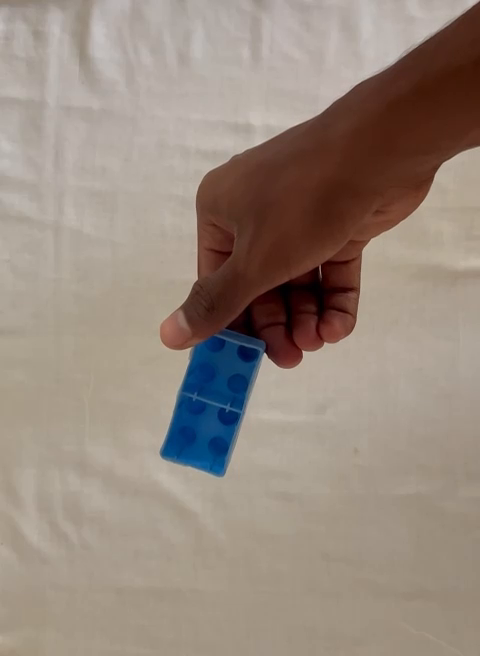
#> input picture frame 94 of DATASET/blue_block.mp4, 480 x 656 px
$ python extract_frames.py   (older library calls are emulated)
#> lines starting #> are read from the running program, lines starting #| are printed output that depends on the picture; after the words box and inside, x2 and y2 are one past the last pixel; in counts of white or black regions, pixels touching at a corner belong together
"""
Frame extraction script for Block Assembly dataset videos.
Extracts frames from all 12 dataset videos in DATASET/ with Laplacian blur filtering,
plastic-color visibility validation, and temporal 80/20 train/val partitioning.

Usage:
    python extract_frames.py                  # Auto-extracts from all 12 dataset videos
    python extract_frames.py --fps 4.0        # Custom extraction frame rate (default: 4.0)
    python extract_frames.py --blur_thresh 25 # Set custom blur threshold
"""

import os
import argparse
import cv2
import numpy as np

from block_config import (
    VIDEOS_DIR,
    EXTRACTED_DIR,
    VIDEO_MAPPING,
    BLOCK_CLASSES,
    ASSEMBLY_STATES,
)


def is_blurry(gray_frame, threshold=20.0):
    """Calculates Laplacian variance. Low variance indicates motion blur."""
    if threshold <= 0:
        return False
    var = cv2.Laplacian(gray_frame, cv2.CV_64F).var()
    return var < threshold


def has_block_content(frame, min_area=350):
    """
    Checks if at least one colored plastic block is visible.
    Eliminates frames where hands completely occlude the object or the block is out of frame.
    """
    b, g, r = cv2.split(frame)
    hsv = cv2.cvtColor(frame, cv2.COLOR_BGR2HSV)
    h, s, v = cv2.split(hsv)

    blue = (b > 70) & (b > 1.15 * r.astype(np.float32)) & (h >= 90) & (h <= 135) & (s > 50)
    green = (g > 65) & (g > 1.15 * r.astype(np.float32)) & (h >= 35) & (h <= 85) & (s > 50)
    red = (r > 95) & (r > 1.50 * g.astype(np.float32)) & ((h <= 14) | (h >= 166)) & (s > 100)
    yellow = (r > 95) & (g > 75) & (r > 1.35 * b.astype(np.float32)) & (h >= 15) & (h <= 35) & (s > 85)

    mask = (blue | green | red | yellow).astype(np.uint8) * 255
    cnts, _ = cv2.findContours(mask, cv2.RETR_EXTERNAL, cv2.CHAIN_APPROX_SIMPLE)
    return any(cv2.contourArea(c) > min_area for c in cnts)


def clean_existing_frames(target_dir):
    """Removes previously extracted vid_* frames from target directory."""
    if not os.path.exists(target_dir):
        os.makedirs(target_dir, exist_ok=True)
        return 0

    removed = 0
    for f in os.listdir(target_dir):
        if f.startswith("vid_") and f.lower().endswith((".jpg", ".jpeg", ".png")):
            os.remove(os.path.join(target_dir, f))
            removed += 1
    return removed


def extract_from_video(
    video_path,
    target_category,
    is_part_video=False,
    fps=4.0,
    blur_thresh=20.0,
    val_split=0.20,
    check_visibility=True,
    clean_old=True,
):
    """
    Extracts frames from a single video, filtering blur and applying temporal train/val split.
    """
    if not os.path.exists(video_path):
        print(f"  [ERROR] Video file not found: {video_path}")
        return None

    subfolder = "parts" if is_part_video else "states"
    out_dir = os.path.join(EXTRACTED_DIR, subfolder, target_category)
    os.makedirs(out_dir, exist_ok=True)

    if clean_old:
        num_cleaned = clean_existing_frames(out_dir)
        if num_cleaned > 0:
            print(f"  [INFO] Cleaned {num_cleaned} old video frames from '{out_dir}'")

    cap = cv2.VideoCapture(video_path)
    if not cap.isOpened():
        print(f"  [ERROR] Could not open video: {video_path}")
        return None

    video_fps = cap.get(cv2.CAP_PROP_FPS) or 30.0
    total_frames = int(cap.get(cv2.CAP_PROP_FRAME_COUNT))
    duration_sec = total_frames / video_fps if total_frames > 0 else 0

    step = max(1, int(round(video_fps / fps)))
    split_frame = int(total_frames * (1.0 - val_split))

    print(f"\nProcessing '{os.path.basename(video_path)}' -> {subfolder}/{target_category}")
    print(f"  Video: {total_frames} frames ({duration_sec:.1f}s) @ {video_fps:.1f} fps")
    print(f"  Sampling rate: every {step} frames (~{video_fps / step:.1f} fps)")
    print(f"  Temporal Split: frames 0..{split_frame-1} -> TRAIN, {split_frame}..{total_frames} -> VAL")

    frame_idx = 0
    saved_train = 0
    saved_val = 0
    skipped_blur = 0
    skipped_visibility = 0

    while True:
        ret, frame = cap.read()
        if not ret:
            break

        if frame_idx % step == 0:
            gray = cv2.cvtColor(frame, cv2.COLOR_BGR2GRAY)

            # 1. Blur Check
            if is_blurry(gray, blur_thresh):
                skipped_blur += 1
                frame_idx += 1
                continue

            # 2. Block Visibility Check
            if check_visibility and not has_block_content(frame):
                skipped_visibility += 1
                frame_idx += 1
                continue

            # 3. Temporal train/val assignment
            split_tag = "train" if frame_idx < split_frame else "val"
            fname = f"vid_{split_tag}_{frame_idx:06d}.jpg"
            save_path = os.path.join(out_dir, fname)
            cv2.imwrite(save_path, frame)

            if split_tag == "train":
                saved_train += 1
            else:
                saved_val += 1

        frame_idx += 1

    cap.release()

    print(f"  Results: {saved_train} train frames, {saved_val} val frames saved.")
    print(f"  Filtered out: {skipped_blur} blurry, {skipped_visibility} without visible blocks.")
    return {
        "target": target_category,
        "type": subfolder,
        "train": saved_train,
        "val": saved_val,
        "blurry": skipped_blur,
        "no_block": skipped_visibility,
    }


def main():
    parser = argparse.ArgumentParser(description="Extract video frames for Block Assembly inspection.")
    parser.add_argument("--videos_dir", type=str, default=VIDEOS_DIR, help="Folder containing dataset videos")
    parser.add_argument("--fps", type=float, default=4.0, help="Target extraction FPS (default: 4.0)")
    parser.add_argument(
        "--blur_thresh",
        type=float,
        default=20.0,
        help="Laplacian variance blur threshold (default: 20.0)",
    )
    parser.add_argument(
        "--val_split",
        type=float,
        default=0.20,
        help="Fraction of video duration reserved for validation (default: 0.20)",
    )
    parser.add_argument(
        "--no_clean",
        action="store_true",
        help="Do not delete old frames before extracting",
    )

    args = parser.parse_args()

    if not os.path.exists(args.videos_dir):
        print(f"[ERROR] Videos directory '{args.videos_dir}' does not exist.")
        return

    available_videos = [f for f in os.listdir(args.videos_dir) if f.lower().endswith((".mp4", ".mov", ".avi", ".mkv"))]
    print(f"Found {len(available_videos)} video files in '{args.videos_dir}'. Starting extraction...\n")

    results = []
    for vname in sorted(available_videos):
        vpath = os.path.join(args.videos_dir, vname)
        info = VIDEO_MAPPING.get(vname)
        if not info:
            print(f"[WARNING] Skipping unmapped video: {vname}")
            continue

        is_part = info["type"] == "part"
        target_name = info["target"]

        res = extract_from_video(
            video_path=vpath,
            target_category=target_name,
            is_part_video=is_part,
            fps=args.fps,
            blur_thresh=args.blur_thresh,
            val_split=args.val_split,
            clean_old=not args.no_clean,
        )
#> in extract_from_video, frame is the input picture: shape (656, 480, 3); mean B, G, R 125.9, 137.1, 151.5
#> in extract_from_video, `gray = cv2.cvtColor(frame, cv2.COLOR_BGR2GRAY)`:
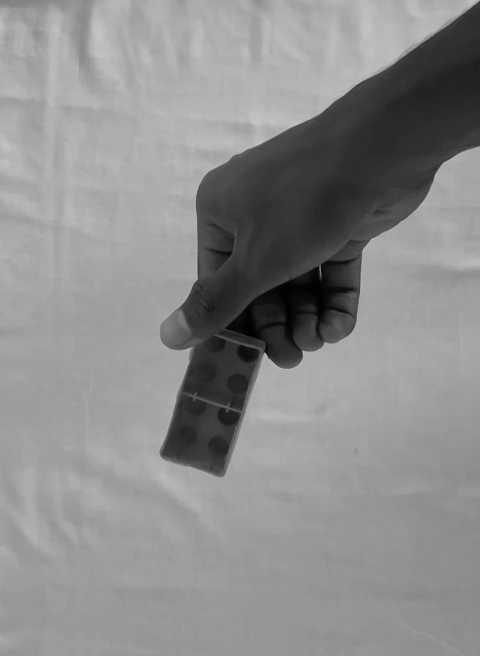
#> gray: shape (656, 480); min 0, max 198, mean 140.1
#> in is_blurry, `var = cv2.Laplacian(gray_frame, cv2.CV_64F).var()`: var = 37.17
#> in has_block_content, `b, g, r = cv2.split(frame)`:
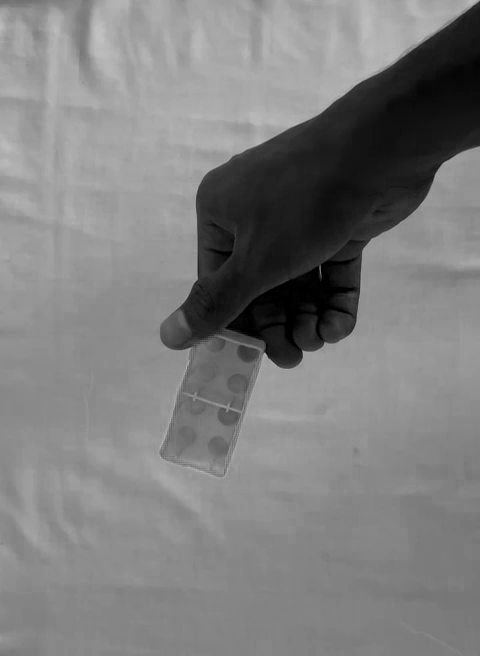
#> b: shape (656, 480); min 0, max 193, mean 125.9
#> in has_block_content, `hsv = cv2.cvtColor(frame, cv2.COLOR_BGR2HSV)`: hsv: shape (656, 480, 3); mean H, S, V 17.9, 65.3, 154.3
#> in has_block_content, `h, s, v = cv2.split(hsv)`:
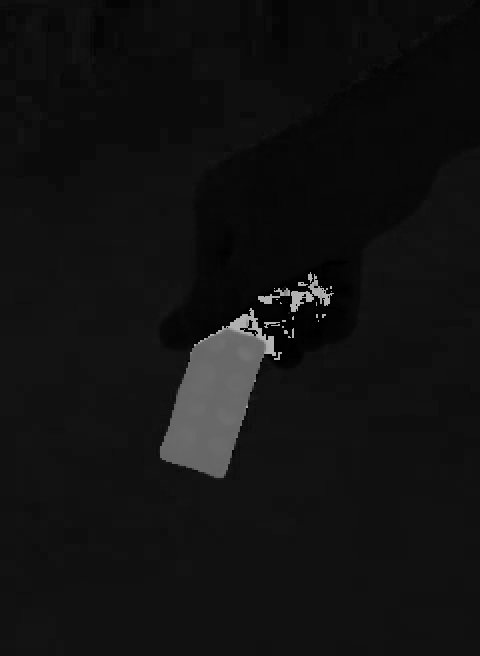
#> h: shape (656, 480); min 0, max 179, mean 17.9
#> in has_block_content, `h, s, v = cv2.split(hsv)`:
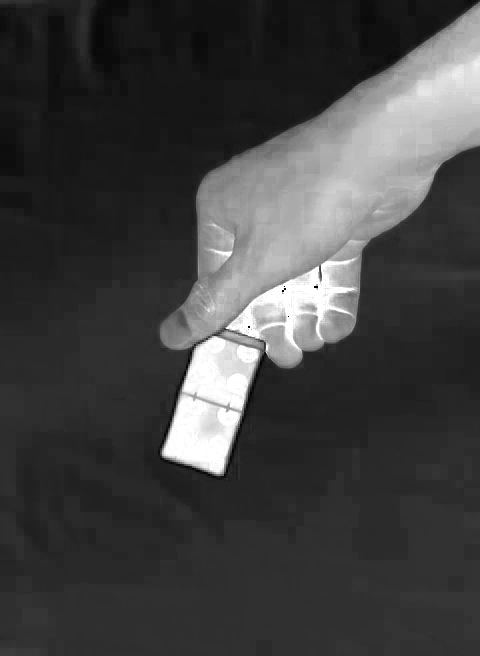
#> s: shape (656, 480); min 0, max 255, mean 65.3
#> in has_block_content, `h, s, v = cv2.split(hsv)`:
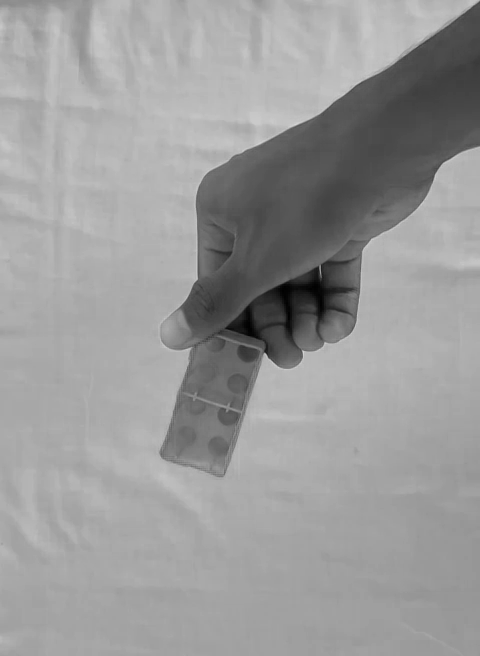
#> v: shape (656, 480); min 0, max 213, mean 154.3
#> in has_block_content, `blue = (b > 70) & (b > 1.15 * r.astype(np.float32)) & (h >= 90) & (h <..`:
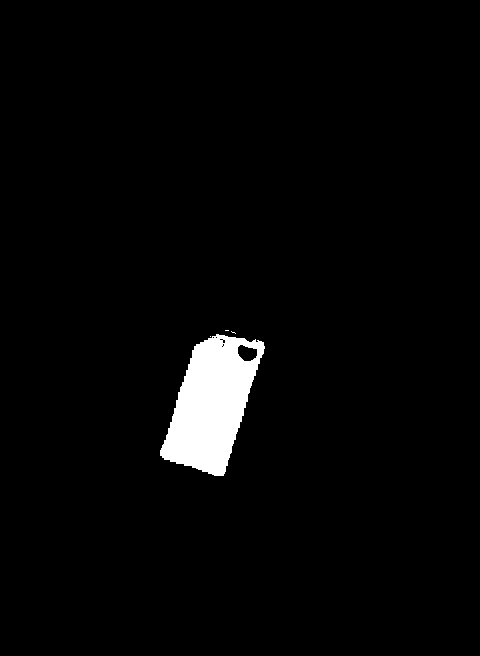
#> blue: shape (656, 480) bool; 2.8% white; 4 white regions (3 under 20 px), largest, box (x1, y1, x2, y2) and area: (160, 334, 265, 476) 8785
#> in has_block_content, `green = (g > 65) & (g > 1.15 * r.astype(np.float32)) & (h >= 35) & (h ..`: green: shape (656, 480) bool; every value is 0
#> in has_block_content, `red = (r > 95) & (r > 1.50 * g.astype(np.float32)) & ((h <= 14) | (h >..`: red: shape (656, 480) bool; 2.5% white; 29 white regions (24 under 20 px), largest, box (x1, y1, x2, y2) and area: (274, 182, 432, 351) 4387, (198, 142, 288, 279) 2397, (162, 320, 204, 349) 668, (278, 354, 302, 368) 213, (233, 239, 237, 254) 21
#> in has_block_content, `yellow = (r > 95) & (g > 75) & (r > 1.35 * b.astype(np.float32)) & (h ..`: yellow: shape (656, 480) bool; 0% white in thin lines or dots, all inside (x1, y1, x2, y2) = (181, 305, 182, 306)
#> in has_block_content, `mask = (blue | green | red | yellow).astype(np.uint8) * 255`:
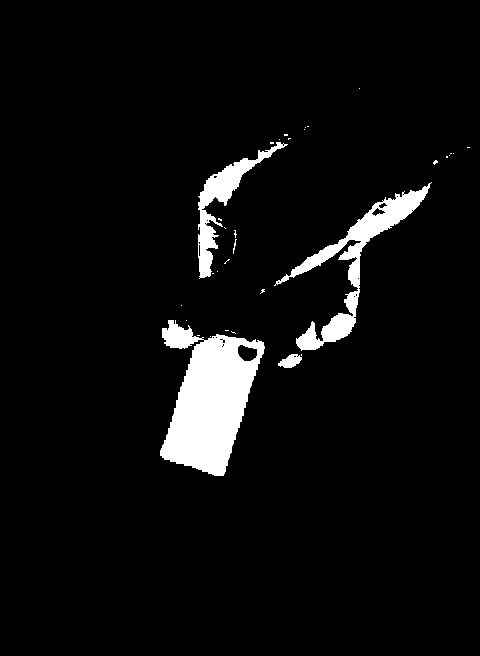
#> mask: shape (656, 480); 5.3% white; 33 white regions (28 under 20 px)
#> in has_block_content, `cnts, _ = cv2.findContours(mask, cv2.RETR_EXTERNAL, cv2.CHAIN_APPROX_S..`: cnts = 33 contours, 29 with area under 20; largest, box (x1, y1, x2, y2) and area: (160, 320, 265, 476) 9410, (274, 182, 432, 351) 4077, (198, 142, 288, 279) 2176, (278, 354, 302, 368) 187
#> in extract_from_video, `split_tag = "train" if frame_idx < split_frame else "val"`: split_tag = 'train'
#> in extract_from_video, `fname = f"vid_{split_tag}_{frame_idx:06d}.jpg"`: fname = 'vid_train_000000.jpg'
        if res:
            results.append(res)

    print("\n" + "=" * 65)
    print(" EXTRACTION SUMMARY")
    print("=" * 65)
    total_tr, total_va = 0, 0
    for r in results:
        print(f"  [{r['type'].upper()}] {r['target']:<24}: {r['train']} train, {r['val']} val (filtered {r['blurry']} blur, {r['no_block']} no-block)")
        total_tr += r["train"]
        total_va += r["val"]
    print("-" * 65)
    print(f"  Total: {total_tr} train frames, {total_va} val frames extracted.")
    print("=" * 65)
    print("\nNext step: Run 'python prepare_dataset.py' to generate detection & classification datasets.")


if __name__ == "__main__":
    main()

$ run again, starting later in the video
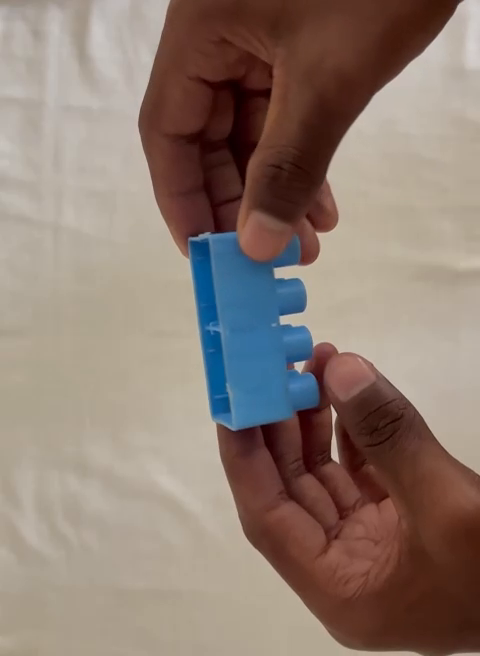
#> input picture frame 756 of DATASET/blue_block.mp4, 480 x 656 px
#> in extract_from_video, frame is the input picture: shape (656, 480, 3); mean B, G, R 114.5, 124.7, 142.2
#> in extract_from_video, `gray = cv2.cvtColor(frame, cv2.COLOR_BGR2GRAY)`:
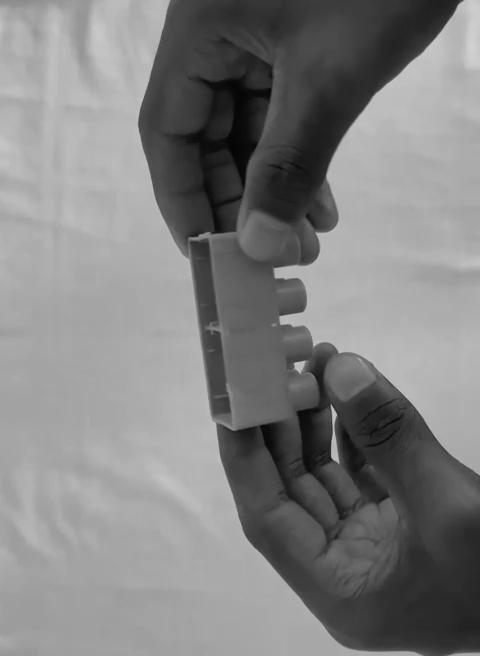
#> gray: shape (656, 480); min 4, max 212, mean 128.8
#> var = 46.86
#> hsv: shape (656, 480, 3); mean H, S, V 20.6, 85.1, 147.8
#> blue: shape (656, 480) bool; 5.8% white; 3 white regions (2 under 20 px), largest, box (x1, y1, x2, y2) and area: (189, 232, 319, 430) 18196
#> green: shape (656, 480) bool; every value is 0
#> red: shape (656, 480) bool; 11.4% white; 60 white regions (52 under 20 px), largest, box (x1, y1, x2, y2) and area: (220, 428, 411, 644) 14981, (235, 15, 353, 264) 9205, (142, 0, 208, 249) 5682
#> in has_block_content, `mask = (blue | green | red | yellow).astype(np.uint8) * 255`:
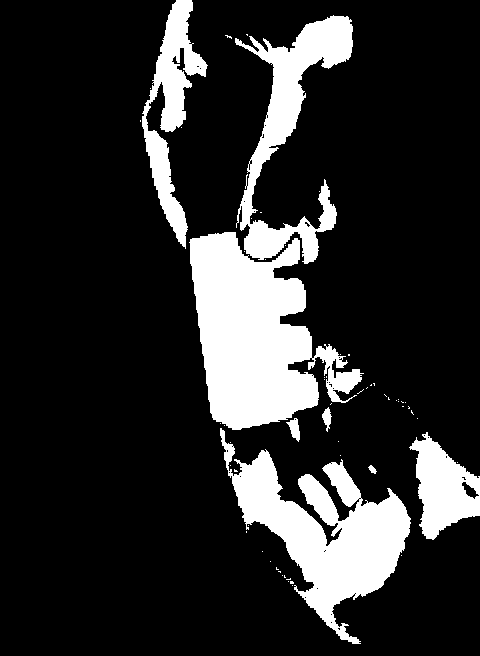
#> mask: shape (656, 480); 17.2% white; 61 white regions (53 under 20 px)
#> cnts = 61 contours, 53 with area under 20; largest, box (x1, y1, x2, y2) and area: (189, 232, 364, 430) 18876, (220, 428, 411, 644) 14394, (235, 15, 353, 264) 8637, (142, 0, 208, 249) 5271, (409, 432, 480, 540) 4190, (286, 418, 300, 442) 151, (322, 407, 332, 432) 106, (368, 465, 377, 474) 33
#> split_tag = 'train'
#> fname = 'vid_train_000000.jpg'
